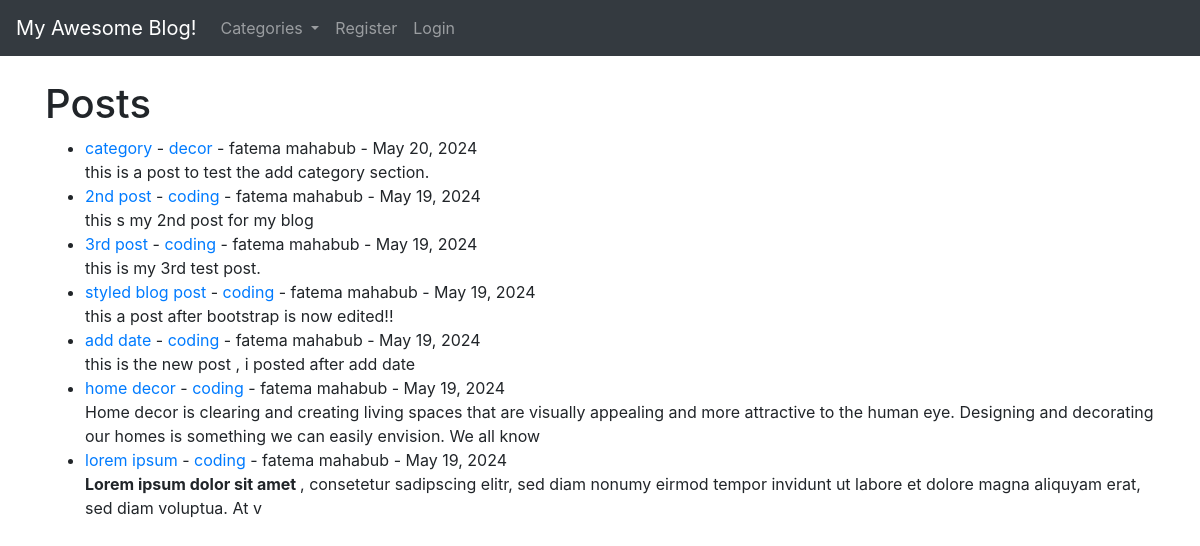
The app's page /, older data.
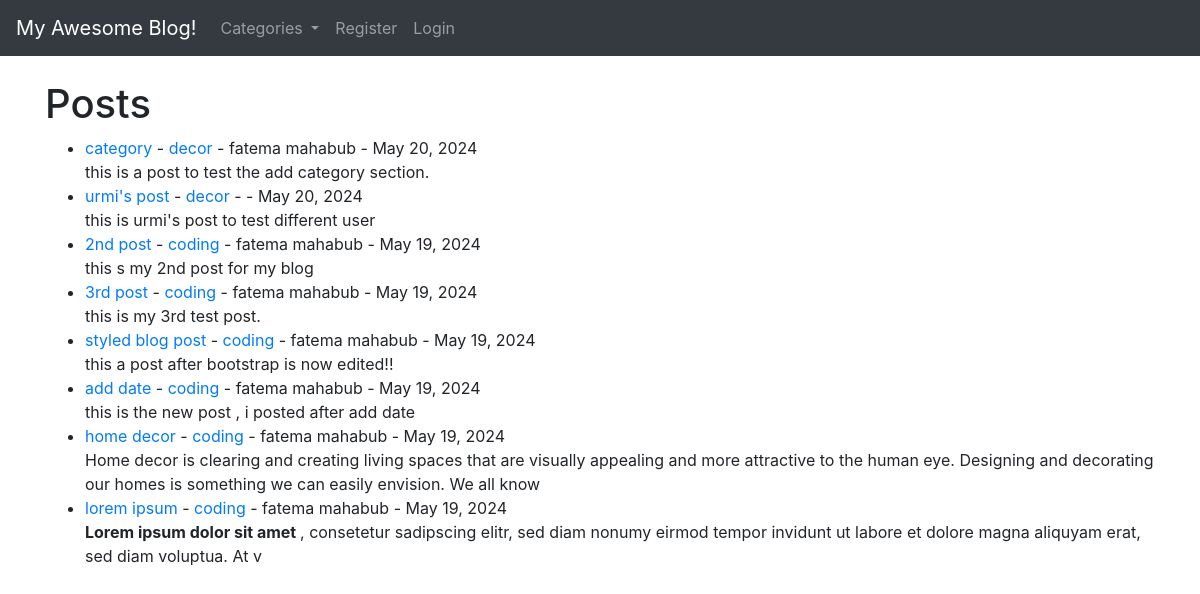
The same page, newer data.
### login/models.py (models this page shows, shortened)
class Post(models.Model):
    title = models.CharField(max_length=255)
    title_tag = models.CharField(max_length=255)
    author = models.ForeignKey(User, on_delete=models.CASCADE)
    body = models.TextField()
    post_date = models.DateField(auto_now_add=True)
    category = models.CharField(max_length=255, default='coding')
    likes = models.ManyToManyField(User, related_name='blog_posts')

### login/views.py (the view)
# urls.py: path('', HomeView.as_view(), name="home"),
class HomeView(ListView):
    model = Post
    template_name = 'home.html'
    ordering = ['-post_date']
    def get_context_data(self, *args, **kwargs):
        cat_menu = Category.objects.all()
        context = super(HomeView,self).get_context_data(*args, **kwargs)
        context["cat_menu"] = cat_menu
        context["total_likes"] = get_object_or_404(Post, id=self.kwargs['pk']).total_likes() if 'pk' in self.kwargs else None
        return context

### login/models.py (called while the page is built)
    def __str__(self):
        return self.name

### login/templates/home.html (shortened to what this page needs)
{% extends 'base.html' %}
{% block content %}
<h1>Posts</h1>
<ul>
{% for post in object_list %}
    <li>
        <a href="{% url 'article' post.pk %}">{{ post.title }} </a>-
        <a href="{% url 'category' post.category|slugify %}">{{ post.category }}</a> -
        {{ post.author.first_name }}
        {{ post.author.last_name }} -
        {{ post.post_date}}  <br>
        {{ post.body | slice:":200"|safe}}
    </li>
{% endfor %}
</ul>
{% endblock %}

### login/templates/base.html (shortened to what this page needs)
<!doctype html>
<html lang="en">
  <head>
    <link rel="stylesheet" href="https://cdn.jsdelivr.net/npm/bootstrap@4.6.2/dist/css/bootstrap.min.css">
  </head>
  <body>
    <nav class="navbar navbar-expand-lg navbar-dark bg-dark">
        <a class="navbar-brand" href="{% url 'home'%}">My Awesome Blog!</a>
        <div class="collapse navbar-collapse" id="navbarSupportedContent">
          <ul class="navbar-nav mr-auto">
            {% if cat_menu %}
            <li class="nav-item dropdown">
              <a class="nav-link dropdown-toggle" href="#" role="button" data-toggle="dropdown" aria-expanded="false">
                Categories
              </a>
            </li>
            {% else %}
            <li class="nav-item">
              <a class="nav-link" href="{% url 'category-list' %}">Categories</a>
            </li>
            {% endif %}
            {% if user.is_authenticated %}
            <li class="nav-item">
              <a class="nav-link" href="{% url 'add_post' %}">Add Post</a>
            </li>
            <li class="nav-item">
              <a class="nav-link" href="{% url 'add_category' %}">Add Category</a>
            </li>
            <li class="nav-item">
              <a class="nav-link" href="{% url 'logout' %}">Logout</a>
            </li>
            {% else %}
            <li class="nav-item">
              <a class="nav-link" href="{% url 'register' %}">Register</a>
            </li>
            <li class="nav-item">
              <a class="nav-link" href="{% url 'login' %}">Login</a>
            </li>
            {% endif %}
          </ul>
        </div>
      </nav>
    <br>
    <div class="container">
    {% block content %}
    {% endblock %}
    </div>
  </body>
</html>

Row changes from the older to the newer data that the page shows:
added Post: title "urmi's post", category "decor", post_date "May 20, 2024", body "this is urmi's post to test different user"
